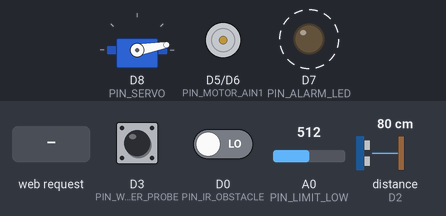
Simulated run of this sketch. Board: ESP8266 (Wemos D1 mini). Parts: servo, motor-driver pin pairs drawn as motors (green arrow = first pin HIGH = forward, orange = second pin HIGH = backward, longer = more drive), output pins drawn as LEDs (lit = HIGH). Wiring (inferred from the names in the program): ultrasonic range finder: trigger D1; echo D2. Dashed ring = blinking. Inputs (shaded band) come from the test bench; at power-on: D0 (PIN_IR_OBSTACLE) LOW, distance to the obstacle (sensor on D2) 80 cm, D3 (PIN_WATER_PROBE) HIGH, A0 (PIN_LIMIT_LOW) = 512. The echo pulse lasts 58.3 µs per cm; pins used as bus, display or sensor lines are not drawn; what the sketch prints to the serial monitor is not drawn.

Above: at 0.75 s.
1.3 s: D0 (PIN_IR_OBSTACLE) driven HIGH
At 2.3 s:
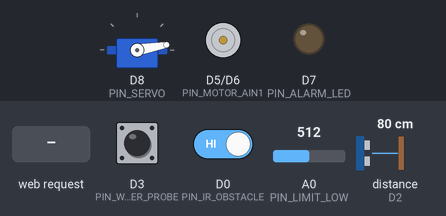
3.0 s: distance to the obstacle (sensor on D2) set to 2 cm
At 4.95 s:
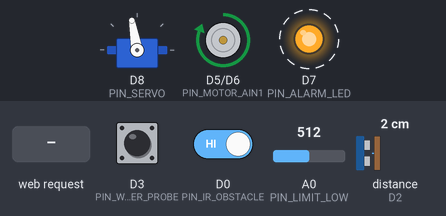
6.0 s: HTTP request GET /api/cmd?action=lower received
At 6.15 s:
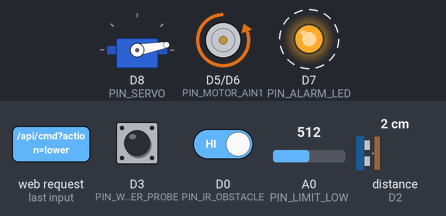
9.0 s: D0 (PIN_IR_OBSTACLE) driven LOW
At 9.15 s:
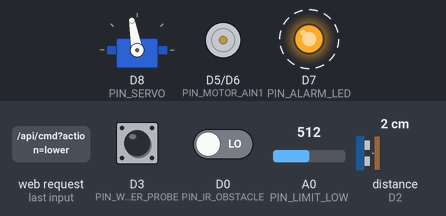
Timing chart, 0 to 13.0 s (numbered marks = the images above; inputs shaded):
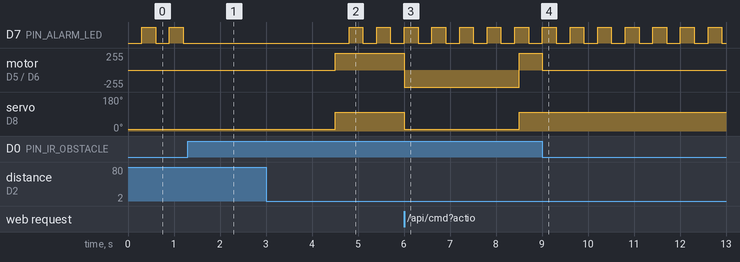

Measured:
- after the input at 1.3 s, D7 (PIN_ALARM_LED): stops changing and stays LOW
- after the input at 3.0 s, D7 (PIN_ALARM_LED): alternates HIGH for 0.30 s and LOW for 0.30 s, starting after 1.8 s; motor on D5 (PIN_MOTOR_AIN1) / D6 (PIN_MOTOR_AIN2): stopped → forward 255/255 after 1.5 s; servo on D8 (PIN_SERVO): 10° → 100° after 1.5 s
- after the input at 6.0 s, motor on D5 (PIN_MOTOR_AIN1) / D6 (PIN_MOTOR_AIN2): forward 255/255 → backward 255/255 at once, → forward 255/255 2.5 s later; servo on D8 (PIN_SERVO): 100° → 10° at once, → 100° 2.5 s later
- after the input at 9.0 s, motor on D5 (PIN_MOTOR_AIN1) / D6 (PIN_MOTOR_AIN2): forward 255/255 → stopped after 0.01 s instead of 2.0 s
- by itself, D7 (PIN_ALARM_LED): alternates HIGH for 0.30 s and LOW for 0.30 s

The sketch:

cua_chan_ngap_iot.ino
```cpp
/*
 * ============================================================================
 * ĐỀ TÀI NCKHKT & STEM: HỆ THỐNG CỬA CHẮN NGẬP THỦY LỰC THÔNG MINH (0° -> 90°)
 * Vi điều khiển: Wemos D1 Mini (ESP8266)
 *
 * CẬP NHẬT KỸ THUẬT:
 * 1. Góc nâng cánh cửa đạt chuẩn vuông góc 90° (ép kín gioăng cao su EPDM).
 * 2. Hợp nhất 3 cảm biến (3-Sensor Fusion):
 *    - Cảm biến siêu âm HC-SR04 (TRIG=D1, ECHO=D2): Đo mực nước liên tục (cm).
 *    - Cảm biến mực nước tiếp xúc / Phao (D3): Xác nhận ngập khẩn cấp tại ngưỡng 5 cm.
 *    - Cảm biến Hồng ngoại IR (D0): Chống kẹp an toàn khi có người/xe trên cửa.
 * 3. Hỗ trợ song song cả Servo (D8) và Motor N20 + Driver TB6612FNG (D5, D6).
 * 4. Phát Wi-Fi nội bộ "SaBan_ChongNgap_IoT" (MK: 12345678, IP: 192.168.4.1)
 *    đồng bộ thời gian thực với Web App 3D Digital Twin & Giọng nói tiếng Việt.
 * ============================================================================
 */

#include <ESP8266WiFi.h>
#include <ESP8266WebServer.h>
#include <Servo.h>

// -------------------- CẤU HÌNH WI-FI SOFT-AP --------------------
const char* AP_SSID = "SaBan_ChongNgap_IoT";
const char* AP_PASS = "12345678";

ESP8266WebServer server(80);
Servo gateServo;

// -------------------- SƠ ĐỒ CHÂN WEMOS D1 MINI --------------------
const int PIN_TRIG        = D1; // GPIO5  - Xung kích HC-SR04
const int PIN_ECHO        = D2; // GPIO4  - Xung thu HC-SR04 (qua cầu chia áp 2.2k/3.3k)
const int PIN_WATER_PROBE = D3; // GPIO0  - Cảm biến điện cực Hố thu nước Inox 304 (Sump Pit, LOW = Chạm nước)
const int PIN_IR_OBSTACLE = D0; // GPIO16 - Cảm biến Hồng ngoại IR chống kẹp (LOW = Có vật cản)
const int PIN_MOTOR_AIN1  = D5; // GPIO14 - Chiều nâng cửa (TB6612FNG AIN1)
const int PIN_MOTOR_AIN2  = D6; // GPIO12 - Chiều hạ cửa   (TB6612FNG AIN2)
const int PIN_ALARM_LED   = D7; // GPIO13 - Đèn LED hổ phách âm tường + Rơ-le còi (Flush Amber LED / Relay)
const int PIN_SERVO       = D8; // GPIO15 - Servo kéo/đẩy xi-lanh 0° -> 90°
const int PIN_LIMIT_LOW   = A0; // Analog - Công tắc hành trình cửa nằm ngang 0°

// -------------------- THÔNG SỐ KỸ THUẬT & NGƯỠNG --------------------
const float SENSOR_HEIGHT_CM   = 22.0; // Chiều cao gắn cảm biến HC-SR04 so với đáy máng (cm)
const float WATER_CLOSE_CM     = 5.0;  // Ngưỡng nước dâng tự động nâng cửa 90° (cm)
const float WATER_OPEN_SAFE_CM = 2.0;  // Ngưỡng nước rút an toàn cho phép hạ cửa (cm)

// Góc Servo tương ứng với cơ cấu tai lệch tâm P(r=55mm, e=14mm) đẩy cửa đúng 0° -> 90°
const int SERVO_ANGLE_HORIZ  = 10;  // Khi cửa nằm phẳng âm sàn 0.0°
const int SERVO_ANGLE_RAISED = 100; // Khi cửa dựng đứng vuông góc 90.0° (hành trình đúng 90°)

const unsigned long MOTOR_MAX_RUN_MS = 8000; // Bảo vệ quá thời gian chạy motor N20 (8 giây)

// -------------------- BIẾN TRẠNG THÁI HỆ THỐNG --------------------
enum GateState {
  STATE_HORIZONTAL = 0, // 0° - Nằm phẳng mặt sàn
  STATE_RAISING    = 1, // Đang nâng lên 90°
  STATE_RAISED     = 2, // 90° - Đã dựng đứng vuông góc (ép kín gioăng EPDM)
  STATE_LOWERING   = 3, // Đang hạ xuống 0°
  STATE_PAUSED_IR  = 4  // Tạm dừng khẩn cấp do cảm biến Hồng ngoại IR phát hiện vật cản
};

GateState gateState = STATE_HORIZONTAL;
GateState stateBeforeIRPause = STATE_HORIZONTAL;

bool autoMode      = true;
bool alarmActive   = false;
bool contactWet    = false;
bool irObstacle    = false;

float distanceCm   = 20.0;
float waterLevelCm = 2.0;
float gateAngleDeg = 0.0;

int highWaterCount = 0;
unsigned long motorStartMs    = 0;
unsigned long lastMeasureMs   = 0;
unsigned long lastBlinkMs     = 0;
bool ledBlinkState            = false;

// -------------------- HÀM ĐO SIÊU ÂM HC-SR04 (LỌC TRUNG VỊ) --------------------
float measureDistanceOnce() {
  digitalWrite(PIN_TRIG, LOW);
  delayMicroseconds(3);
  digitalWrite(PIN_TRIG, HIGH);
  delayMicroseconds(10);
  digitalWrite(PIN_TRIG, LOW);

  long duration = pulseIn(PIN_ECHO, HIGH, 25000); // Timeout 25ms (~4m)
  if (duration <= 0) return -1.0;
  float cm = duration * 0.0343f / 2.0f;
  if (cm < 2.0f || cm > 100.0f) return -1.0;
  return cm;
}

void updateSensors() {
  // 1. Đọc cảm biến siêu âm HC-SR04
  float d = measureDistanceOnce();
  if (d > 0) {
    distanceCm = 0.7f * distanceCm + 0.3f * d; // Lọc thông thấp chống nhiễu gợn sóng
    waterLevelCm = SENSOR_HEIGHT_CM - distanceCm;
    if (waterLevelCm < 0.0f) waterLevelCm = 0.0f;
    if (waterLevelCm > 12.0f) waterLevelCm = 12.0f;
  }

  // 2. Đọc cảm biến mực nước tiếp xúc (LOW khi nước chạm cực kim loại hoặc phao đóng)
  contactWet = (digitalRead(PIN_WATER_PROBE) == LOW) || (waterLevelCm >= WATER_CLOSE_CM);

  // 3. Đọc cảm biến Hồng ngoại IR chống kẹp (Module IR FC-51 xuất LOW khi có vật cản phản xạ)
  irObstacle = (digitalRead(PIN_IR_OBSTACLE) == LOW);
}

// -------------------- ĐIỀU KHIỂN CƠ CẤU CHẤP HÀNH (SERVO + N20) --------------------
void stopMotor() {
  digitalWrite(PIN_MOTOR_AIN1, LOW);
  digitalWrite(PIN_MOTOR_AIN2, LOW);
}

void startRaiseGate90() {
  if (irObstacle) {
    stateBeforeIRPause = STATE_RAISING;
    gateState = STATE_PAUSED_IR;
    stopMotor();
    return;
  }
  gateState = STATE_RAISING;
  motorStartMs = millis();
  alarmActive = true;
  // Quay motor N20 chiều nâng
  digitalWrite(PIN_MOTOR_AIN1, HIGH);
  digitalWrite(PIN_MOTOR_AIN2, LOW);
  // Quay Servo tới góc dựng đứng 90°
  gateServo.write(SERVO_ANGLE_RAISED);
}

void startLowerGate0() {
  if (irObstacle) {
    stateBeforeIRPause = STATE_LOWERING;
    gateState = STATE_PAUSED_IR;
    stopMotor();
    return;
  }
  gateState = STATE_LOWERING;
  motorStartMs = millis();
  // Quay motor N20 chiều hạ
  digitalWrite(PIN_MOTOR_AIN1, LOW);
  digitalWrite(PIN_MOTOR_AIN2, HIGH);
  // Đưa Servo về góc phẳng 0°
  gateServo.write(SERVO_ANGLE_HORIZ);
}

void updateGateKinematics() {
  // Bảo vệ chống kẹp bằng cảm biến Hồng ngoại IR
  if (irObstacle && (gateState == STATE_RAISING || gateState == STATE_LOWERING)) {
    stateBeforeIRPause = gateState;
    gateState = STATE_PAUSED_IR;
    stopMotor();
    alarmActive = true;
    return;
  }

  // Tự động tiếp tục hành trình khi vật cản IR đã rời khỏi mặt cửa
  if (!irObstacle && gateState == STATE_PAUSED_IR) {
    if (stateBeforeIRPause == STATE_RAISING) startRaiseGate90();
    else if (stateBeforeIRPause == STATE_LOWERING) startLowerGate0();
    else gateState = STATE_HORIZONTAL;
  }

  // Cập nhật góc cửa ước tính (0° -> 90°) và kiểm tra hoàn tất hành trình
  if (gateState == STATE_RAISING) {
    unsigned long elapsed = millis() - motorStartMs;
    float progress = (float)elapsed / 2500.0f; // 2.5 giây lên hết 90°
    if (progress >= 1.0f || elapsed >= MOTOR_MAX_RUN_MS) {
      gateAngleDeg = 90.0f;
      gateState = STATE_RAISED;
      stopMotor();
    } else {
      gateAngleDeg = progress * 90.0f;
    }
  } else if (gateState == STATE_LOWERING) {
    unsigned long elapsed = millis() - motorStartMs;
    float progress = (float)elapsed / 2500.0f;
    bool limitLowHit = (analogRead(PIN_LIMIT_LOW) < 200);
    if (progress >= 1.0f || limitLowHit || elapsed >= MOTOR_MAX_RUN_MS) {
      gateAngleDeg = 0.0f;
      gateState = STATE_HORIZONTAL;
      stopMotor();
      if (!contactWet && waterLevelCm < WATER_CLOSE_CM) {
        alarmActive = false;
      }
    } else {
      gateAngleDeg = 90.0f * (1.0f - progress);
    }
  }
}

// -------------------- GIAO DIỆN REST API ĐỒNG BỘ WEB APP 3D --------------------
void sendCorsHeaders() {
  server.sendHeader("Access-Control-Allow-Origin", "*");
  server.sendHeader("Access-Control-Allow-Methods", "GET, POST, OPTIONS");
  server.sendHeader("Access-Control-Allow-Headers", "Content-Type");
}

String getGateStateString() {
  switch (gateState) {
    case STATE_HORIZONTAL: return "HORIZONTAL_0_DEG";
    case STATE_RAISING:    return "RAISING_TO_90_DEG";
    case STATE_RAISED:     return "RAISED_90_DEG";
    case STATE_LOWERING:   return "LOWERING_TO_0_DEG";
    case STATE_PAUSED_IR:  return "PAUSED_IR_OBSTACLE";
    default:               return "UNKNOWN";
  }
}

void handleApiStatus() {
  sendCorsHeaders();
  String json = "{";
  json += "\"water_cm\":" + String(waterLevelCm, 1) + ",";
  json += "\"distance_cm\":" + String(distanceCm, 1) + ",";
  json += "\"gate_angle_deg\":" + String(gateAngleDeg, 1) + ",";
  json += "\"gate_state\":\"" + getGateStateString() + "\",";
  json += "\"auto_mode\":" + String(autoMode ? "true" : "false") + ",";
  json += "\"alarm\":" + String(alarmActive ? "true" : "false") + ",";
  json += "\"contact_wet\":" + String(contactWet ? "true" : "false") + ",";
  json += "\"sump_pit_wet\":" + String(contactWet ? "true" : "false") + ",";
  json += "\"ir_obstacle\":" + String(irObstacle ? "true" : "false");
  json += "}";
  server.send(200, "application/json", json);
}

void handleApiCmd() {
  sendCorsHeaders();
  String action = server.arg("action");
  if (action.length() == 0) action = server.arg("cmd");
  if (action == "raise") {
    startRaiseGate90();
  } else if (action == "lower") {
    startLowerGate0();
  } else if (action == "auto_on") {
    autoMode = true;
  } else if (action == "auto_off") {
    autoMode = false;
  } else if (action == "alarm_on") {
    alarmActive = true;
  } else if (action == "alarm_off") {
    alarmActive = false;
    digitalWrite(PIN_ALARM_LED, LOW);
  }
  handleApiStatus();
}

void handleRoot() {
  sendCorsHeaders();
  String html = "<!DOCTYPE html><html><head><meta charset='utf-8'><meta name='viewport' content='width=device-width,initial-scale=1'>";
  html += "<title>ESP8266 Cửa Chắn Ngập Thủy Lực 90°</title>";
  html += "<style>body{background:#0f172a;color:#f8fafc;font-family:sans-serif;padding:20px;text-align:center}";
  html += ".card{max-width:480px;margin:auto;background:#1e293b;padding:20px;border-radius:12px;border:1px solid #38bdf8}";
  html += "button{margin:6px;padding:12px 18px;border:none;border-radius:8px;font-weight:bold;cursor:pointer;background:#0284c7;color:#fff}</style></head><body>";
  html += "<div class='card'><h2>SA BÀN CỬA CHẮN NGẬP 90° (ESP8266)</h2>";
  html += "<p>Mực nước HC-SR04: <b>" + String(waterLevelCm, 1) + " cm</b> | Góc cửa: <b>" + String(gateAngleDeg, 1) + "° / 90°</b></p>";
  html += "<p>Cảm biến tiếp xúc: <b>" + String(contactWet ? "CHẠM NƯỚC" : "KHÔ") + "</b> | Hồng ngoại IR: <b>" + String(irObstacle ? "CÓ VẬT CẢN!" : "THÔNG THOÁNG") + "</b></p>";
  html += "<p><a href='/api/cmd?action=raise'><button>NÂNG CỬA 90°</button></a>";
  html += "<a href='/api/cmd?action=lower'><button style='background:#475569'>HẠ CỬA 0°</button></a></p>";
  html += "<p style='font-size:13px;color:#94a3b8'>Mở file web_app_3d/index.html trên điện thoại/máy tính để điều khiển 3D Digital Twin & Giọng nói AI.</p></div></body></html>";
  server.send(200, "text/html", html);
}

// -------------------- SETUP & LOOP --------------------
void setup() {
  Serial.begin(115200);

  pinMode(PIN_TRIG, OUTPUT);
  pinMode(PIN_ECHO, INPUT);
  pinMode(PIN_WATER_PROBE, INPUT_PULLUP);
  pinMode(PIN_IR_OBSTACLE, INPUT);
  pinMode(PIN_MOTOR_AIN1, OUTPUT);
  pinMode(PIN_MOTOR_AIN2, OUTPUT);
  pinMode(PIN_ALARM_LED, OUTPUT);

  stopMotor();
  digitalWrite(PIN_ALARM_LED, LOW);

  gateServo.attach(PIN_SERVO);
  gateServo.write(SERVO_ANGLE_HORIZ);

  WiFi.mode(WIFI_AP);
  WiFi.softAP(AP_SSID, AP_PASS);
  Serial.print("AP IP address: ");
  Serial.println(WiFi.softAPIP());

  server.on("/", HTTP_GET, handleRoot);
  server.on("/api/status", HTTP_GET, handleApiStatus);
  server.on("/api/cmd", HTTP_GET, handleApiCmd);
  server.on("/api/cmd", HTTP_OPTIONS, []() {
    sendCorsHeaders();
    server.send(204);
  });
  server.on("/api/command", HTTP_GET, handleApiCmd);
  server.on("/api/command", HTTP_OPTIONS, []() {
    sendCorsHeaders();
    server.send(204);
  });
  server.begin();
}

void loop() {
  server.handleClient();

  unsigned long now = millis();
  if (now - lastMeasureMs >= 250) {
    lastMeasureMs = now;
    updateSensors();

    // Logic tự động nâng cửa lên 90° khi (HC-SR04 >= 5cm HOẶC Cảm biến tiếp xúc báo ngập)
    if (autoMode) {
      if (waterLevelCm >= WATER_CLOSE_CM || contactWet) {
        highWaterCount++;
        if (highWaterCount >= 3 && gateState == STATE_HORIZONTAL && !irObstacle) {
          startRaiseGate90();
        }
      } else {
        highWaterCount = 0;
      }
    }
  }

  updateGateKinematics();

  // Nháy đèn LED cảnh báo & còi khi có ngập hoặc có vật cản IR
  if (alarmActive || irObstacle) {
    if (now - lastBlinkMs >= 300) {
      lastBlinkMs = now;
      ledBlinkState = !ledBlinkState;
      digitalWrite(PIN_ALARM_LED, ledBlinkState ? HIGH : LOW);
    }
  } else {
    digitalWrite(PIN_ALARM_LED, LOW);
  }
}
```
